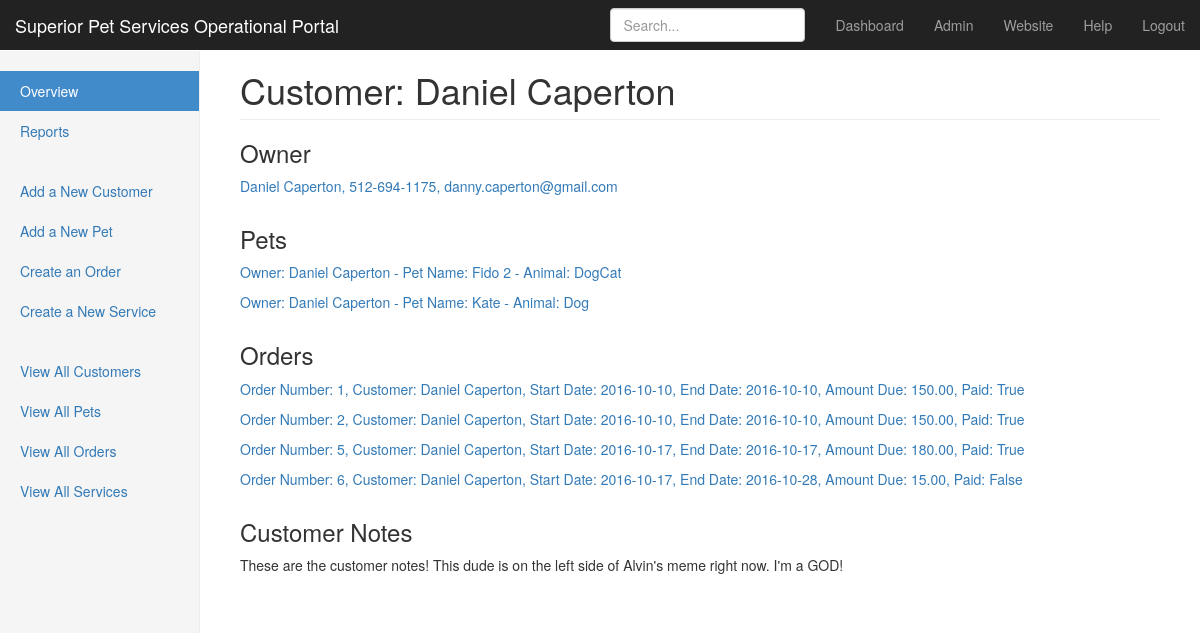
Screenshot of /pet_sitting/customer/get/1/ (signed in) with the database file from the repository.
### pet_sitting/models.py (models this page shows, shortened)
class Customer(models.Model):
    signup_date = models.DateTimeField(auto_now_add=True)
    first_name = models.CharField(max_length=200)
    last_name = models.CharField(max_length=200)
    street_address = models.CharField(max_length=200)
    city = models.CharField(max_length=200)
    state = USStateField()
    zip_code = USZipCodeField()
    primary_phone = PhoneNumberField(blank=True, null=True)
    secondary_phone = PhoneNumberField(blank=True, null=True)
    email = models.EmailField(blank=True, null=True)
    vet_name = models.CharField(max_length=200, blank=True, null=True)
    vet_phone = PhoneNumberField(blank=True, null=True)
    emergency_contact_name = models.CharField(max_length=200,
                                              blank=True,
                                              null=True)
    emergency_contact_phone = PhoneNumberField(blank=True, null=True)
    contract_on_file = models.BooleanField()
    left_rating = models.BooleanField()
    allows_pics = models.BooleanField()
    mileage = models.IntegerField()
    notes = models.TextField(blank=True, null=True)
    def __str__(self):
        return '{} {}, {}, {}'.format(self.first_name,
                                      self.last_name,
                                      self.primary_phone,
                                      self.email)
    @property
    def full_name(self):
        return '{} {}'.format(self.first_name,
                              self.last_name)

class Pet(models.Model):
    name = models.CharField(max_length=200)
    customer = models.ForeignKey(Customer)
    animal_type = models.CharField(max_length=200)
    def __str__(self):
        return 'Owner: {} {} - ' \
               'Pet Name: {} - ' \
               'Animal: {}'.format(self.customer.first_name,
                                   self.customer.last_name,
                                   self.name,
                                   self.animal_type)

class Order(models.Model):
    order_date = models.DateTimeField(auto_now_add=True)
    customer = models.ForeignKey(Customer)
    start_date = models.DateField(auto_now=False)
    end_date = models.DateField(auto_now=False)
    total_visits = models.IntegerField(null=True)
    total_mileage = models.IntegerField(null=True, blank=True)
    amount_due = models.DecimalField(max_digits=10,
                                     decimal_places=2,
                                     blank=True,
                                     null=True)
    services = models.ForeignKey(Service, null=True)
    paid = models.BooleanField(default=False)
    def __str__(self):
        return 'Order Number: {}, ' \
               'Customer: {} {}, ' \
               'Start Date: {}, ' \
               'End Date: {}, ' \
               'Amount Due: {}, ' \
               'Paid: {}'.format(self.id,
                                 self.customer.first_name,
                                 self.customer.last_name,
                                 self.start_date,
                                 self.end_date,
                                 self.amount_due,
                                 self.paid)

### pet_sitting/views.py (the view)
# urls.py: url(r'^customer/get/(?P<customer_id>\d+)/$', get_customer),
@login_required(login_url='/login/')
def get_customer(request, customer_id=1):
    customer_obj = Customer.objects.get(id=customer_id)
    pet_obj = Pet.objects.filter(customer_id=customer_obj)
    order_obj = Order.objects.filter(customer_id=customer_obj)
    context = {'customer': customer_obj,
               'heading': 'Customer: ' + customer_obj.full_name,
               'pets': pet_obj,
               'orders': order_obj,
               'customer_heading': 'Owner',
               'pet_heading': 'Pets',
               'order_heading': 'Orders', }
    return render(request, 'get_cust.html', context)

### pet_sitting/templates/get_cust.html
{% extends "menu_sidebar.html" %}
{% block page_heading %}<h1 class="page-header">{{ heading }}</h1>{% endblock %}
{% block page %}
    <table>
        <h3>{{ customer_heading }}</h3>
        <p>
            <a href="/pet_sitting/customer/edit/{{ customer.id }}/">{{ customer }}</a>
        </p>
    </table>
    <table>
        <h3>{{ pet_heading }}</h3>
        {% for pet in pets %}
        <p>
            <a href="/pet_sitting/pet/get/{{ pet.id }}/">{{ pet }}</a>
        </p>
        {% endfor %}
    </table>
    <table>
        <h3>{{ order_heading }}</h3>
        {% for order in orders %}
        <p>
            <a href="/pet_sitting/order/edit/{{ order.id }}/">{{ order }}</a>
        </p>
        {% endfor %}
    </table>
    <h3>Customer Notes</h3>
    <p>
        {{ customer.notes }}
    </p>
{% endblock %}

### pet_sitting/static/css/dashboard.css (style rules this page uses)
body { padding-top: 50px; }
.main .page-header { margin-top: 0; }

### rows the page displays
Customer: first_name+last_name+primary_phone "Daniel Caperton, 512-694-1175, danny.caperton@gmail.com", notes "These are the customer notes! This dude is on the left side of Alvin's meme right now. I'm a GOD!"
Pet: customer+name+animal_type "Owner: Daniel Caperton - Pet Name: Fido 2 - Animal: DogCat"
Pet: customer+name+animal_type "Owner: Daniel Caperton - Pet Name: Kate - Animal: Dog"
Order: id+customer+start_date "Order Number: 1, Customer: Daniel Caperton, Start Date: 2016-10-10, End Date: 2016-10-10, Amount Due: 150.00, Paid: True"
Order: id+customer+start_date "Order Number: 2, Customer: Daniel Caperton, Start Date: 2016-10-10, End Date: 2016-10-10, Amount Due: 150.00, Paid: True"
Order: id+customer+start_date "Order Number: 5, Customer: Daniel Caperton, Start Date: 2016-10-17, End Date: 2016-10-17, Amount Due: 180.00, Paid: True"
Order: id+customer+start_date "Order Number: 6, Customer: Daniel Caperton, Start Date: 2016-10-17, End Date: 2016-10-28, Amount Due: 15.00, Paid: False"

### other values shown
{{ heading }} "Customer: Daniel Caperton"
{{ customer_heading }} "Owner"
{{ pet_heading }} "Pets"
{{ order_heading }} "Orders"
